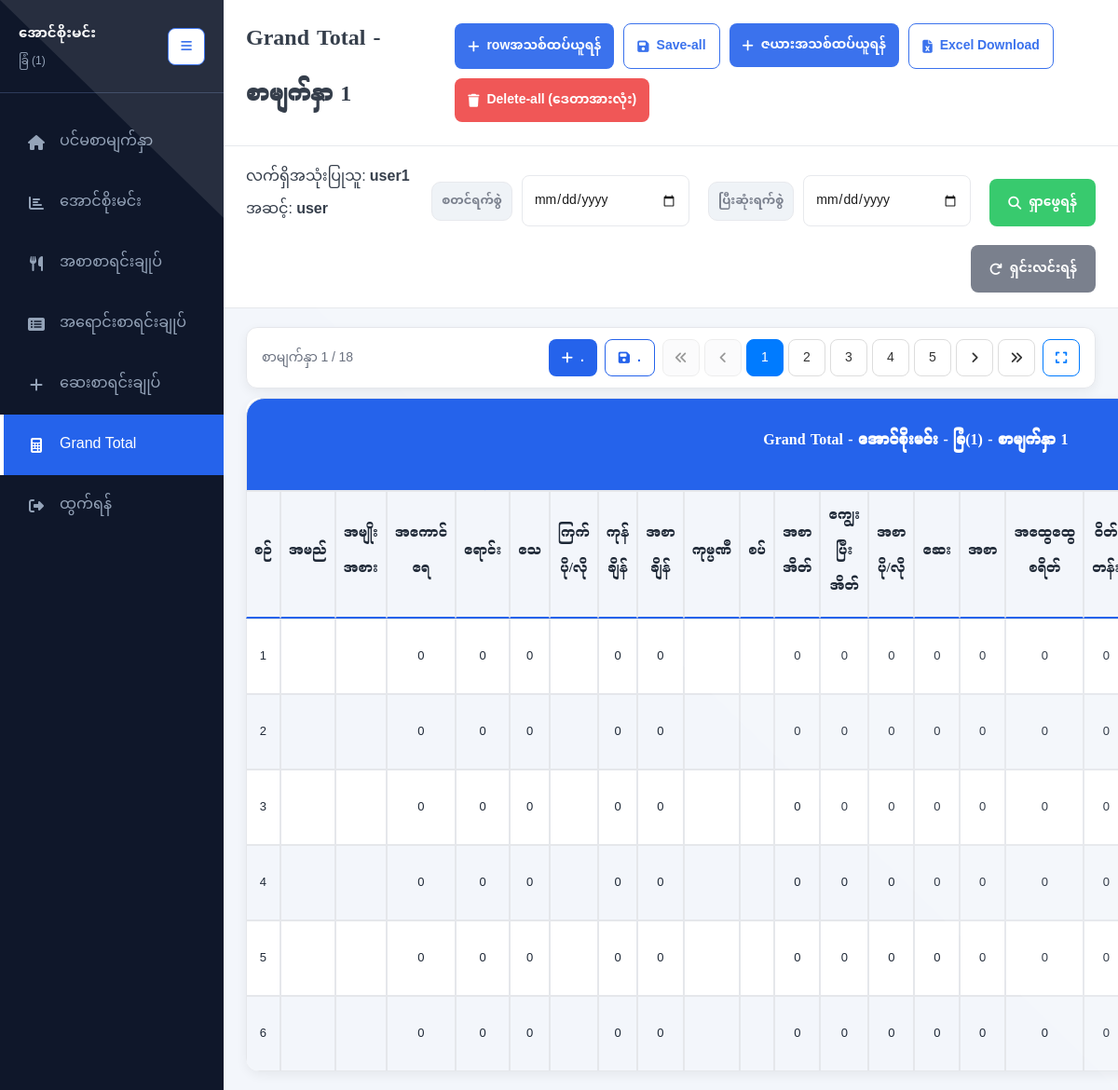
Screenshot of /grand_total/grand-total.php (signed in) with the database file from the repository.
### tables this page shows
CREATE TABLE `farms` (
  `id` int(11) NOT NULL,
  `farm_no` int(11) NOT NULL,
  `farm_username` varchar(100) NOT NULL,
  `created_at` timestamp NOT NULL DEFAULT current_timestamp()
);

CREATE TABLE `users` (
  `id` int(11) NOT NULL,
  `username` varchar(50) NOT NULL,
  `password` varchar(255) DEFAULT NULL,
  `role` enum('admin','user') NOT NULL,
  `created_at` timestamp NOT NULL DEFAULT current_timestamp(),
  `is_active` tinyint(1) DEFAULT 1,
  `last_activity` timestamp NOT NULL DEFAULT current_timestamp() ON UPDATE current_timestamp(),
  `profile_pic` varchar(255) DEFAULT 'default_avatar.jpg'
);

CREATE TABLE `grand_total` (
  `id` int(11) NOT NULL,
  `name` varchar(255) DEFAULT NULL,
  `type` varchar(100) DEFAULT NULL,
  `quantity` int(11) DEFAULT 0,
  `sold` decimal(12,2) DEFAULT 0.00,
  `dead` int(11) DEFAULT 0,
  `excess_deficit` varchar(50) DEFAULT NULL,
  `finished_weight` decimal(12,2) DEFAULT 0.00,
  `feed_weight` decimal(12,2) DEFAULT 0.00,
  `company` varchar(100) DEFAULT NULL,
  `mixed` varchar(100) DEFAULT NULL,
  `feed_bag` int(11) DEFAULT 0,
  `used_feed_bags` int(11) NOT NULL,
  `feed_balance` int(11) NOT NULL,
  `medicine` decimal(12,2) DEFAULT 0.00,
  `feed` decimal(12,2) DEFAULT 0.00,
  `other_cost` decimal(10,0) NOT NULL,
  `avg_weight` decimal(10,0) NOT NULL,
  `mortality_rate` decimal(10,0) NOT NULL,
  `fcr` decimal(10,0) NOT NULL,
  `tfcr` decimal(12,2) DEFAULT 0.00,
  `comments` text DEFAULT NULL,
  `has_comment` tinyint(1) NOT NULL DEFAULT 0,
  `comment_read` tinyint(1) NOT NULL DEFAULT 0,
  `comment_author_id` int(11) DEFAULT NULL,
  `comment_created_at` timestamp NULL DEFAULT NULL,
  `page_number` int(11) NOT NULL DEFAULT 1,
  `farm_id` int(11) NOT NULL DEFAULT 1,
  `created_at` timestamp NOT NULL DEFAULT current_timestamp(),
  `updated_at` timestamp NOT NULL DEFAULT current_timestamp() ON UPDATE current_timestamp()
);

### database.php (called while the page is built, shortened)
<?php
class Database {
    private $host = 'localhost';
    private $db_name = 'poultry';
    private $username = 'root';
    private $password = '';
    public function getConnection() {
        $this->conn = null;
        try {
            $this->conn = new PDO(
                "mysql:host=" . $this->host . ";dbname=" . $this->db_name,
                $this->username,
                $this->password
            );
            $this->conn->setAttribute(PDO::ATTR_ERRMODE, PDO::ERRMODE_EXCEPTION);
            $this->conn->setAttribute(PDO::ATTR_DEFAULT_FETCH_MODE, PDO::FETCH_ASSOC);
            $this->conn->exec("set names utf8");
        } catch(PDOException $exception) {
            error_log("Connection error: " . $exception->getMessage());
            throw $exception;
        }
        return $this->conn;
    }
}
$database = new Database();
$pdo = $database->getConnection();
function executeQuery($sql, $params = []) {
    global $pdo;
    try {
        $stmt = $pdo->prepare($sql);
        $stmt->execute($params);
        return $stmt;
    } catch(PDOException $e) {
        error_log("Query error: " . $e->getMessage() . " - SQL: " . $sql);
        throw $e;
    }
}
function fetchOne($sql, $params = []) {
    $stmt = executeQuery($sql, $params);
    return $stmt->fetch();
}
function fetchAll($sql, $params = []) {
    $stmt = executeQuery($sql, $params);
    return $stmt->fetchAll();
}
?>

### grand_total/grand-total.php (the view, shortened to what this page needs)
<?php
include('../database.php');
$current_farm_id = $_GET['farm_id'] ?? $_SESSION['current_farm_id'] ?? 1;
$current_page = isset($_GET['page']) ? intval($_GET['page']) : 1;
try {
  $pages_sql = 'SELECT DISTINCT page_number FROM pagination WHERE farm_id = ? ORDER BY page_number ASC';
  $pages_result = fetchAll($pages_sql, [$current_farm_id]);
  $global_pages = array_column($pages_result, 'page_number');
  $page_mapping = []; $display_pages = [];
  foreach ($global_pages as $index => $global_page) { $display_page = $index + 1; $page_mapping[$display_page] = $global_page; $display_pages[] = $display_page; }
  $current_global_page = isset($page_mapping[$current_page]) ? $page_mapping[$current_page] : $page_mapping[1];
} catch (Exception $e) { $global_pages=[1]; $page_mapping=[1=>1]; $display_pages=[1]; $current_global_page=1; }
$start_date = $_GET['start_date'] ?? null; $end_date = $_GET['end_date'] ?? null;
$sql = 'SELECT * FROM grand_total WHERE page_number = ? AND farm_id = ?';
$params = [$current_global_page, $current_farm_id];
$sql .= ' ORDER BY id ASC';
$grand_total_data = fetchAll($sql, $params);
function fmt($n){ if ($n === null || $n === '') return '0'; $s = (string)$n; if (strpos($s, '.') !== false) { $s = rtrim(rtrim($s, '0'), '.'); } return $s === '' ? '0' : $s; }
?>
<!DOCTYPE html>
<html lang="my">
<head>
  <link rel="stylesheet" href="../assets/css/sell.css">
  <link rel="stylesheet" href="../assets/css/medicine.css">
  <link rel="stylesheet" href="https://cdnjs.cloudflare.com/ajax/libs/font-awesome/6.5.0/css/all.min.css">
</head>
<body>
  <div class="sell_container">
    <?php include('../sidebar.php'); ?>
    <div class="main-content">
      <div class="content-header">
        <h1>Grand Total - စာမျက်နှာ <?php echo $current_page; ?></h1>
        <div class="header-actions">
          <button class="btn btn-primary" id="addRow"><i class="fas fa-plus"></i> rowအသစ်ထပ်ယူရန်</button>
          <button class="btn btn-secondary" id="saveAll"><i class="fas fa-save"></i> Save-all</button>
          <form method="POST" style="display:inline;">
            <button type="submit" name="add_new_table" class="btn btn-primary"><i class="fas fa-plus"></i> ဇယားအသစ်ထပ်ယူရန်</button>
          </form>
          <button class="btn btn-secondary" id="downloadExcel"><i class="fas fa-file-excel"></i> Excel Download</button>
          <button class="btn btn-danger" id="deleteAllData"><i class="fas fa-trash"></i> Delete-all (ဒေတာအားလုံး)</button>
        </div>
      </div>
      <div class="search-section">
        <div class="search-container">
            <div class="user-info-bar">
              <span>လက်ရှိအသုံးပြုသူ: <strong><?php echo htmlspecialchars($user['username']); ?></strong></span><br>
              <span>အဆင့်: <strong><?php echo htmlspecialchars($user['role']); ?></strong></span>
            </div>
            <div class="search-group">
              <label for="startDate">စတင်ရက်စွဲ</label>
              <input type="date" id="startDate" class="date-input" value="<?php echo htmlspecialchars($start_date ?? ''); ?>">
            </div>
            <div class="search-group">
              <label for="endDate">ပြီးဆုံးရက်စွဲ</label>
              <input type="date" id="endDate" class="date-input" value="<?php echo htmlspecialchars($end_date ?? ''); ?>">
            </div>
            <button class="btn btn-search" id="btnSearch"><i class="fas fa-search"></i> ရှာဖွေရန်</button>
            <button class="btn btn-clear" id="btnClear"><i class="fas fa-redo"></i> ရှင်းလင်းရန်</button>
        </div>
      </div>
      <div class="table-container">
        <?php include('../pagination.php'); ?>
        <table id="grandTotalTable">
          <thead>
            <tr style="height: 100px;"><th colspan="24">Grand Total - <?php echo htmlspecialchars($current_farm['farm_username'] ?? 'Default Farm'); ?> - ခြံ(<?php echo $current_farm['farm_no'] ?? 1; ?>) - စာမျက်နှာ <?php echo $current_page; ?></th></tr>
            <tr style="height: 90px;">
              <th>စဉ်</th>
              <th>အမည်</th>
              <th>အမျိုးအစား</th>
              <th>အကောင်ရေ</th>
              <th>ရောင်း</th>
              <th>သေ</th>
              <th>ကြက် ပို/လို</th>
              <th>ကုန်ချိန်</th>
              <th>အစာချိန်</th>
              <th>ကုမ္ပဏီ</th>
              <th>စပ်</th>
              <th>အစာအိတ်</th>
              <th>ကျွေးပြီး အိတ်</th>
              <th>အစာ ပို/လို</th>
              <th>ဆေး</th>
              <th>အစာ</th>
              <th>အထွေထွေစရိတ်</th>
              <th>ဝိတ်တန်း</th>
            </tr>
          </thead>
          <tbody id="grandTotalTableBody">
    <?php if ($grand_total_data && count($grand_total_data) > 0): ?>
      <?php $i = 1; ?>
        <?php foreach ($grand_total_data as $row): ?>
               <tr data-id="<?php echo $row['id']; ?>">
               <td class="serial-cell"><?php echo $i++; ?></td>
                <td class="editable" data-field="name"><?php echo htmlspecialchars($row['name'] ?? ''); ?></td>
                <td class="editable" data-field="type"><?php echo htmlspecialchars($row['type'] ?? ''); ?></td>
                <td class="editable" data-field="quantity"><?php echo fmt($row['quantity']); ?></td>
                <td class="editable" data-field="sold"><?php echo fmt($row['sold']); ?></td>
                <td class="editable" data-field="dead"><?php echo fmt($row['dead']); ?></td>
                <td class="editable" data-field="excess_deficit"><?php echo htmlspecialchars($row['excess_deficit'] ?? ''); ?></td>
                <td class="editable" data-field="finished_weight"><?php echo fmt($row['finished_weight']); ?></td>
                <td class="editable" data-field="feed_weight"><?php echo fmt($row['feed_weight']); ?></td>
                <td class="editable" data-field="company"><?php echo htmlspecialchars($row['company'] ?? ''); ?></td>
                <td class="editable" data-field="mixed"><?php echo htmlspecialchars($row['mixed'] ?? ''); ?></td>
                <td class="editable" data-field="feed_bag"><?php echo fmt($row['feed_bag']); ?></td>
                <td class="editable" data-field="used_feed_bags"><?php echo fmt($row['used_feed_bags']); ?></td>
                <td class="editable" data-field="feed_balance"><?php echo fmt($row['feed_balance']); ?></td>
                <td class="editable" data-field="medicine"><?php echo fmt($row['medicine']); ?></td>
                <td class="editable" data-field="feed"><?php echo fmt($row['feed']); ?></td>
                <td class="editable" data-field="other_cost"><?php echo fmt($row['other_cost']); ?></td>
                <td class="editable" data-field="avg_weight"><?php echo fmt($row['avg_weight']); ?></td>
            </tr>
        <?php endforeach; ?>
    <?php else: ?>
        <tr>
            <td colspan="24" style="text-align:center;padding:20px;">ဒေတာမရှိပါ။ row အသစ်ထပ်ယူပါ။</td>
        </tr>
    <?php endif; ?>
</tbody>
      </div>
    </div>
  </div>
</body>
</html>

### sidebar.php (shortened to what this page needs)
<?php
$user = fetchOne("SELECT * FROM users WHERE id = ?", [$_SESSION['user_id']]);
$current_farm_id = $_GET['farm_id'] ?? $_SESSION['current_farm_id'] ?? 1;
$current_farm = fetchOne("SELECT * FROM farms WHERE id = ?", [$current_farm_id]);
$current_page_number = $_GET['page'] ?? 1;
$current_file = basename($_SERVER['PHP_SELF']);
$link_prefix = preg_match('#/(Summary|Feed|Medicine|grand_total)/#i', $_SERVER['PHP_SELF']) ? '../' : '';
?>
<div class="sidebar">
  <div class="sidebar-header">
    <div class="sidebar-title">
      <span class="farm-name"><?php echo htmlspecialchars($current_farm['farm_username'] ?? 'အောင်စိုးမင်း'); ?></span>
      <span class="farm-no">ခြံ (<?php echo htmlspecialchars($current_farm['farm_no'] ?? 1); ?>)</span>
    </div>
    <button class="toggle-sidebar" onclick="toggleSidebar()" aria-label="Toggle sidebar">
      <i class="fas fa-bars"></i>
    </button>
  </div>
  <nav class="sidebar-nav">
    <a href="<?php echo $link_prefix; ?>dashboard.php" class="nav-item">
      <i class="fas fa-home"></i>
      <span>ပင်မစာမျက်နှာ</span>
    </a>
    <a href="<?php echo $link_prefix; ?>Summary/summary.php?farm_id=<?php echo $current_farm_id; ?>&page=<?php echo $current_page_number; ?>" class="nav-item <?php echo $current_file == 'summary.php' ? 'active' : ''; ?>" data-page="summary">
      <i class="fas fa-chart-bar"></i>
      <span><?php echo htmlspecialchars($current_farm['farm_username'] ?? 'အောင်စိုးမင်း'); ?></span>
    </a>
    <a href="<?php echo $link_prefix; ?>Feed/feed.php?farm_id=<?php echo $current_farm_id; ?>&page=<?php echo $current_page_number; ?>" class="nav-item <?php echo $current_file == 'feed.php' ? 'active' : ''; ?>" data-page="food">
      <i class="fas fa-utensils"></i>
      <span>အစာစာရင်းချုပ်</span>
    </a>
    <a href="<?php echo $link_prefix; ?>sell.php?farm_id=<?php echo $current_farm_id; ?>&page=<?php echo $current_page_number; ?>" class="nav-item <?php echo $current_file == 'sell.php' ? 'active' : ''; ?>" data-page="sales">
      <i class="fas fa-list-alt"></i>
      <span>အရောင်းစာရင်းချုပ်</span>
    </a>
    <a href="<?php echo $link_prefix; ?>Medicine/medicine.php?farm_id=<?php echo $current_farm_id; ?>&page=<?php echo $current_page_number; ?>" class="nav-item <?php echo $current_file == 'medicine.php' ? 'active' : ''; ?>" data-page="medicine">
      <i class="fas fa-plus"></i>
      <span>ဆေးစာရင်းချုပ်</span>
    </a>
    <a href="<?php echo $link_prefix; ?>grand_total/grand-total.php?farm_id=<?php echo $current_farm_id; ?>&page=<?php echo $current_page_number; ?>" class="nav-item <?php echo $current_file == 'grand-total.php' ? 'active' : ''; ?>" data-page="grand-total">
      <i class="fas fa-calculator"></i>
      <span>Grand Total</span>
    </a>
    <a href="<?php echo $link_prefix; ?>logout.php" class="nav-item logout-btn">
      <i class="fas fa-sign-out-alt"></i>
      <span>ထွက်ရန်</span>
    </a>
  </nav>
</div>

### assets/css/medicine.css (style rules this page uses)
:root { --med-green:#22c55e; --med-green-dark:#16a34a; --med-red:#ef4444; --med-red-dark:#dc2626; --white-color:#ffffff; }

### rows the page displays
farms: farm_username "အောင်စိုးမင်း", farm_no "1"
users: username "user1", role "user"
grand_total: quantity "0", sold "0", dead "0", finished_weight "0", feed_weight "0", feed_bag "0", used_feed_bags "0", feed_balance "0", medicine "0", feed "0", other_cost "0", avg_weight "0"
grand_total: quantity "0", sold "0", dead "0", finished_weight "0", feed_weight "0", feed_bag "0", used_feed_bags "0", feed_balance "0", medicine "0", feed "0", other_cost "0", avg_weight "0"
grand_total: quantity "0", sold "0", dead "0", finished_weight "0", feed_weight "0", feed_bag "0", used_feed_bags "0", feed_balance "0", medicine "0", feed "0", other_cost "0", avg_weight "0"
grand_total: quantity "0", sold "0", dead "0", finished_weight "0", feed_weight "0", feed_bag "0", used_feed_bags "0", feed_balance "0", medicine "0", feed "0", other_cost "0", avg_weight "0"
grand_total: quantity "0", sold "0", dead "0", finished_weight "0", feed_weight "0", feed_bag "0", used_feed_bags "0", feed_balance "0", medicine "0", feed "0", other_cost "0", avg_weight "0"
grand_total: quantity "0", sold "0", dead "0", finished_weight "0", feed_weight "0", feed_bag "0", used_feed_bags "0", feed_balance "0", medicine "0", feed "0", other_cost "0", avg_weight "0"

### other values shown
$current_page "1"
$total_pages "18"
$display_num "1"
$display_num "2"
$display_num "3"
$display_num "4"
$display_num "5"
